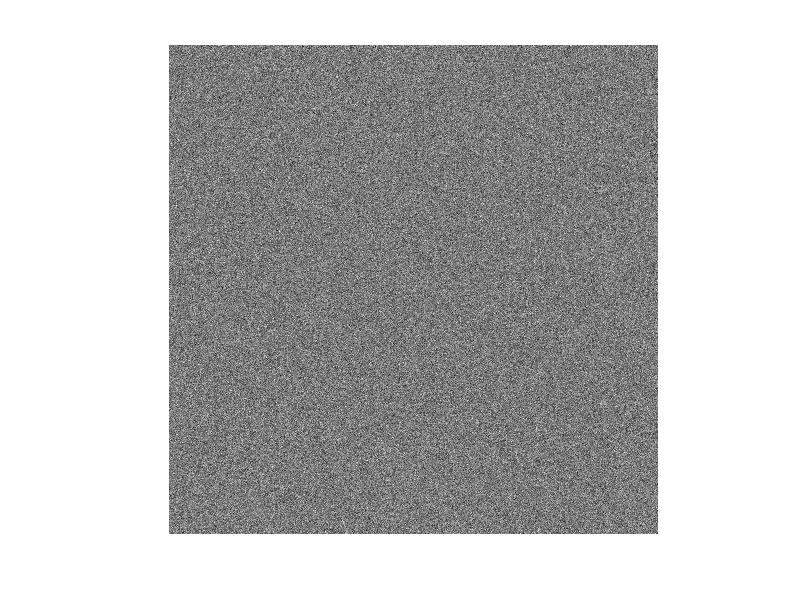
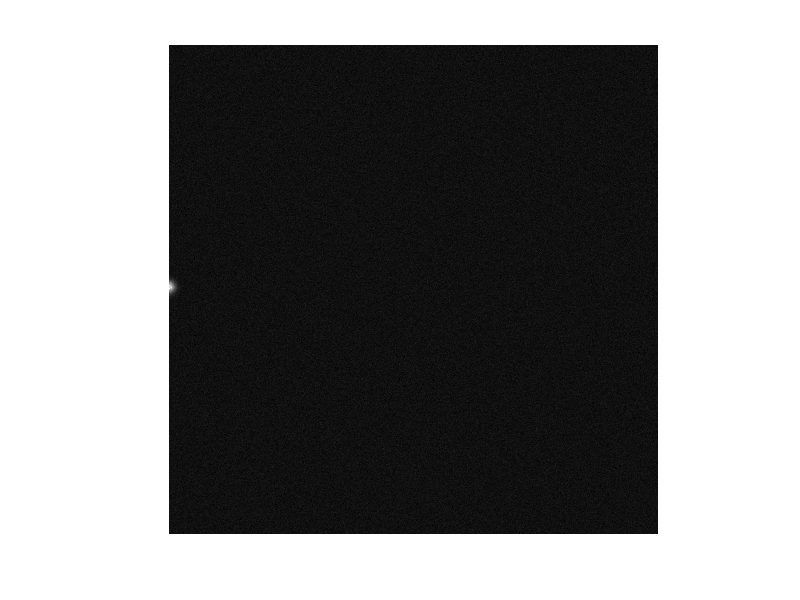
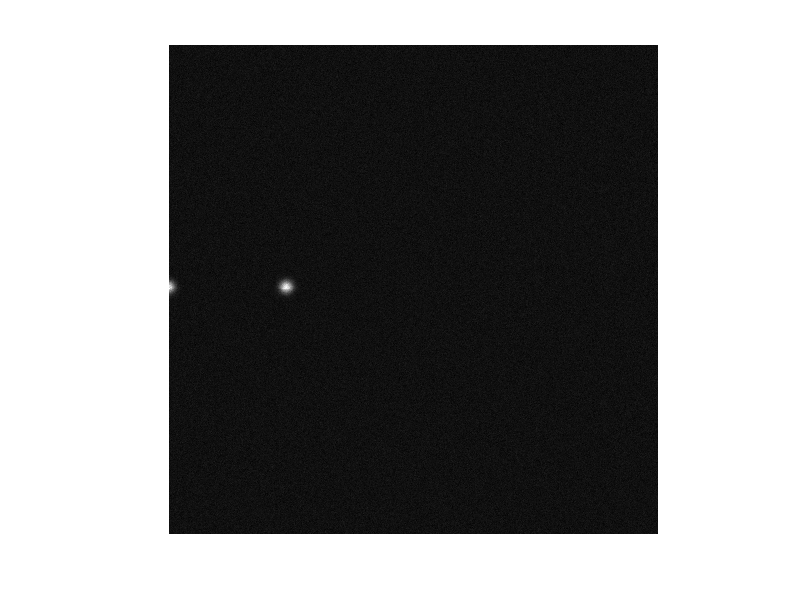
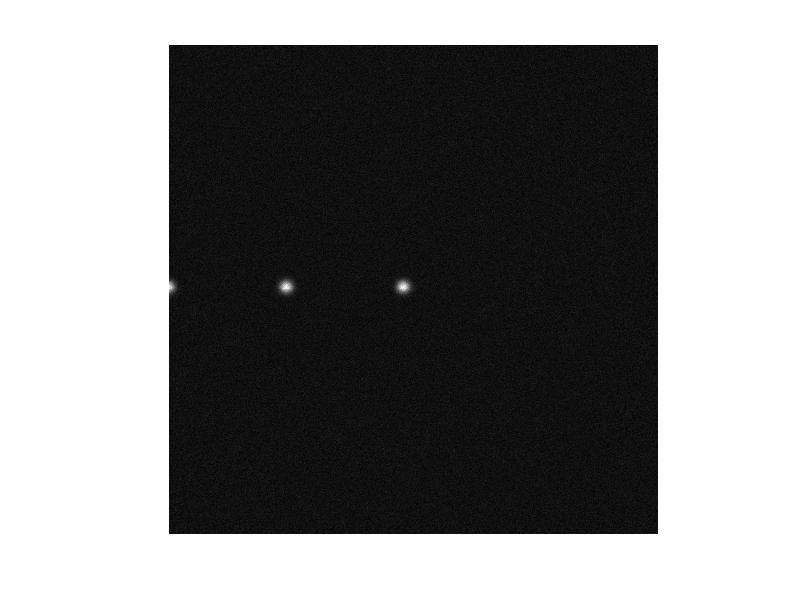

The MATLAB source for these figures, in order: (Note: this script raises an error after producing the figures.)
% asen6084_hw2v2
close all; clc; clear all;
rng(20220929);

%% Inputs
% 5 objects with photometric SNR
SNR = [ 300 ]';
nObjs = numel(SNR);
% Pixel dimensions
mxi_pxl = 500;
mxj_pxl = 500;

m = mxi_pxl * mxj_pxl;
      
% focal distance, aperture diameter, pixel variance, pixel pitch, wavelength 
f_m = 4;
D_m = 0.5;
sig_pxl = 10;
p_m = 1.5E-6;
lam_m = 500E-9;

%% 1. Create Image

% $\sigma_{\theta} - assume 6 sigma theta here assumed here
sixSigTheta_rd = asin(1.22*lam_m*f_m/D_m);

% IFOV
IFOV_rd = 2*atan(p_m/(2*f_m));

% Pixel space theta
sigPsfPixel_pxl = sixSigTheta_rd / (6*IFOV_rd);

% Tracking window params
nSigMult = 10; %<---------ADHOC, prof recommended 6 (good), 10 seems good 12, 15?
               % Note: this will change the repeatable "random" locations
               % because we feed the random number generation different
               % counts
mxiTW_pxl = 2*floor((nSigMult*sigPsfPixel_pxl)/2)+1;
mxjTW_pxl = 2*floor((nSigMult*sigPsfPixel_pxl)/2)+1;
mTW = mxjTW_pxl * mxiTW_pxl;

% Get Number of counts for each object
S = SNR .* sqrt(mTW) .* sig_pxl; % <--- tracking window mTW

% Poisson ratio, given by professor
lambda_poisson = sig_pxl^2;

% Create an image with no noise
IM_noBNoise = zeros(mxj_pxl,mxi_pxl);

% Creat an image background with poisson distribution
%  I_{b}
IM_BNoise   = poissrnd(lambda_poisson,mxi_pxl,mxj_pxl);
figure("Name","True Background Poisson Noise");
imshow(mat2gray(IM_BNoise));


% Image with objs and noise initialization
IM_BNoise_Objs = IM_BNoise; % start here

% Setup data retention for each object's own image
IM_Obj_i = repmat(IM_noBNoise,1,1,nObjs);

% RGB is the synthetic image with markers
RGB = IM_noBNoise;

% The random center coordinates [ x_c,  y_c ]
osi_pxl = zeros(nObjs,2);

nFrames = 5;

xStreak = linspace(250,250,nFrames);
yStreak = linspace(2,482,nFrames);

osi_pxl= [xStreak',yStreak'];

% Loop through objects and super position objects
% for iObj = 1 : nObjs 
iObj = 1
for iFrame = 1 : nFrames
   
   
   % Object origin randomized
%    osi_pxl(iObj,:) = [randi(mxi_pxl),randi(mxj_pxl)];

   % This object's count
   nCounts = S(iObj);

   % Create the object origin based on the counts i.e. counts= rows
%    Osi_pxl = repmat(osi_pxl(iObj,:),nCounts,1);
   Osi_pxl = repmat(osi_pxl(iFrame,:),nCounts,1);
   
   % Initialize the the objects XY coordinates based on the counts (rows)
   % % REF: a + (b-a)*sig, normal dist between a and b
   XYs1_bar = round(repmat(-sigPsfPixel_pxl,nCounts,2) + ...
      (sigPsfPixel_pxl*2) .* randn(nCounts,2) + Osi_pxl);

   % Loop through the counts and increment 
   for iCount = 1 : nCounts
      % Check if the XYcoord is bound by 500x500 image and positive
      if all([XYs1_bar(iCount,1),XYs1_bar(iCount,2)]>0) && ...
            XYs1_bar(iCount,1)<=mxi_pxl && XYs1_bar(iCount,2)<=mxj_pxl
         % Increment the value of the xy indecies (intensity)
         IM_Obj_i(XYs1_bar(iCount,1),XYs1_bar(iCount,2),iObj) = ...
            IM_Obj_i(XYs1_bar(iCount,1),XYs1_bar(iCount,2),iObj) + 1;
      end
   end

   % Super position images together
%    IM_BNoise_Objs = IM_Obj_i(:,:,iObj) + IM_BNoise_Objs;
   IM_BNoise_Objs = IM_Obj_i(:,:,iObj) + IM_BNoise;
   % Plot
   figure();
   imshow(mat2gray(IM_BNoise_Objs));
   hold;
%    pause(2.5)
end
% hold off;

% Show the syntheic image
% imshow(mat2gray(IM_BNoise_Objs));
h = gca;
h.Visible = 'on';

IM_true = mat2gray(IM_BNoise_Objs);
figure("Name","True Synthetic Image");

OsXY = [osi_pxl(:,2),osi_pxl(:,1)]; % Its a bit funky here but this lines up
RGB = insertMarker(IM_true,OsXY,"plus","Size",20,"Color","magenta");
% hax =  axes('BoxStyle','full');
% ax1 = axes('Position',[0.1 0.1 .6 .6],'Box','on');
% ax2 = axes('Position',[.35 .35 .6 .6],'Box','on');
imshow(RGB)
% imshowpair(IM_true,mat2gray(RGB),'montage');
h = gca;
h.Visible = 'on';
% xticks([0:100:1000]);
% lab = split(num2str([0:100:500,100:100:500]))
% xticklabels(lab);

%%



% %% 2. Thresholding & Clustering
% 
% % Build Image mask
% I_m = nan(size(IM_BNoise_Objs));
% nmult = 6;
% [ixb, iyb] =find( IM_BNoise_Objs <= (nmult * sig_pxl)  );
% I_m(ixb,iyb) = IM_BNoise_Objs(ixb,iyb);
% Bhat = median(I_m,"all","omitnan"); % This is the same as lambda
% %Bhat = 4*sig_pxl;
% 
% % Estimate backgound
% % IB_hat = imboxfilt(IM_true,11);
% kern_func = @(A) median(A,"all");
% % kern_func = @(A) norm(A,1);
% % kern_func = @(A) norm(A,2);
% % kern_func = @(A) norm(A,"inf");
% 
% % Here we would start to iterate over the size of the window? 
% nSigMult = 60;
% % for nSigMult = 1 : 2 : 10 % This searching which multiplier for the
% % tracking window would be good, dont forget the end
% 
% mxiTW_pxl = 2*floor((nSigMult*sigPsfPixel_pxl)/2)+1;
% mxjTW_pxl = 2*floor((nSigMult*sigPsfPixel_pxl)/2)+1;
% mTW = mxjTW_pxl * mxiTW_pxl;
% 
% % Subtract the background
% 
% % Calculate local mean
% % IB_hat = nlfilter(IM_true,[mxiTW_pxl mxjTW_pxl],kern_func);
% % IB_hat = mat2gray(IM_BNoise_Objs - kern_func(IM_BNoise_Objs));% - 100);
% % IB_hat = IM_BNoise_Objs - Bhat;
% IB_hat = IM_BNoise_Objs - Bhat;
% IB_hat =  IB_hat + min(IB_hat,[],'all')
% idxBhatLtZ = find(IB_hat<0);
% IB_hat(idxBhatLtZ) = zeros(size(idxBhatLtZ));
% 
% figure("Name","Background Subtracted Image"); imshow(mat2gray(IB_hat))
% h = gca;
% h.Visible = 'on';
% % Plots
% figure("Name","True Image next to Background Subtracted Image")
% imshowpair(mat2gray(RGB),IB_hat,'montage')
% h = gca;
% h.Visible = 'on';
% 
% % idx1 = 435
% % idx2 = 
% % IB_hat = mat2gray(IB_hat);
% stdPxlS = floor(std(IB_hat(1:mxiTW_pxl,1:mxjTW_pxl),[],"all"));
% % stdPxlS = floor(std(IB_hat,[],"all"));
% % avgPxlS = mean(IB_hat,"all");
% avgPxlS = mean(IB_hat(1:mxiTW_pxl,1:mxjTW_pxl),"all");
% medPxlS = median(IB_hat,"all");
% % medPxlS = median(IB_hat(1:mxiTW_pxl,1:mxjTW_pxl),"all");
% % IBm = im2bw(IB_hat,1-4.89*stdPxlS);
% % idxIBm = im2bw(IB_hat,avgPxlS+4.59*stdPxlS);
% 
% %--------------
% % Thresholding here
% %--------------
% % idxIBm = im2bw(mat2gray(IB_hat),1);
% % idxIBm = im2bw(IB_hat,avgPxlS);
% % idxIBm = find(IB_hat>=(stdPxlS));
% idxIBm = find(IB_hat>=(avgPxlS));
% % idxIBm = find(IB_hat>=(medPxlS));
% idxIBm = find(IB_hat>0);
% 
% 
% % IB_hat = IM_true;
% IB_hat(idxIBm) = ones(size(IB_hat(idxIBm)));
% IB_hat(~idxIBm) = zeros(size(IB_hat(~idxIBm)));
% figure("Name","Image Threshold Image"); imshow(IB_hat)
% h = gca;
% h.Visible = 'on';
% 
% % sig_n = floor(std(double(IB_hat),0,"all"));
% % idxThresh = IB_hat >= (sig_n/3);
% % IB_hat(idxThresh) = uint8(0); 
% 
% % Plots
% figure("Name","True Image next to Threshold Image")
% imshowpair(mat2gray(RGB),IB_hat,'montage')
% h = gca;
% h.Visible = 'on';
% xticks(0:100:1000);
% lab = split(num2str([0:100:500,100:100:500]));
% xticklabels(lab);
% title('Truth Image vs Threshold')
% % figure("Name","Truth Image diff with Threshold")
% % imshowpair(mat2gray(RGB),IB_hat,'diff')
% % h = gca;
% % h.Visible = 'on';
% % title('Truth Image diff Threshold')
% % figure("Name","Truth Image diff with Threshold")
% % imshowpair(mat2gray(RGB),IB_hat,'falsecolor')
% % h = gca;
% % h.Visible = 'on';
% % title('Truth Image falsecolor nlfilter()')
% 
% % end % from iterating on nSigMult for the mTW tracking window
% 
% %--------------
% % Clustering
% %--------------
% % IB_hat_flat = IB_hat(:);%IB_hat(:);
% 
% [xdetc_pxl,ydetc_pxl] = find(IB_hat);
% 
% det_coord_pxl = [xdetc_pxl,ydetc_pxl];
% disp('Detection coordinates (first few):')
% disp(det_coord_pxl(1:5,:))
% 
% % [IdxClust, C] = dbscan(det_coord_pxl,6*sigPsfPixel_pxl,80);
% [IdxClust, C] = dbscan(det_coord_pxl,6*sigPsfPixel_pxl,6);
% CentroidsHat = calc_centroids_from_clusters(ydetc_pxl,xdetc_pxl,IdxClust,IB_hat);
% 
% idxTrueMatchClust = [ 2 1 ];
% for icent = 1 : numel(CentroidsHat(:,1))
%    idxT = idxTrueMatchClust(icent);
%    thisAbsErrMag = sqrt(sum((osi_pxl(idxT,:) - CentroidsHat(icent,:)).^2));
%    fprintf('Object %d & %7.3f & %7.3f & %7.3f & %7.3f & %7.3f \n',...
%       idxT,CentroidsHat(icent,:),osi_pxl(idxT,:),thisAbsErrMag)
% %    fprintf('Object %d & %7.3f & %7.3f \\\\ \n',icent,CentroidsHat(icent,:));
% end
% fprintf('Object %d & n/a & n/a & %7.3f & %7.3f & n/a \n',...
%       1,osi_pxl(idxT,:))
% %%
% figure("Name","Clustering Results")
% scatter(xdetc_pxl,ydetc_pxl,'.k','DisplayName','All Detections');
% hold on;
% detfig = gscatter(ydetc_pxl,xdetc_pxl,IdxClust);
% % detfig(1).Color='k';
% % detfig(2).Color=[0 1 0];
% % detfig(3).Color=[0;139;69]./norm([0;139;69]);%[178;58;238]./norm([178;58;238]);
% % detfig(4).Color=[154;205;50]./norm([154;205;50]);%
% % detfig(5).Color=[102;205;0]./norm([102;205;0]);%
% 
% detfig_ax = gca;
% detfig_ax.YDir ="reverse";
% legend('Outlier','1st obj','2nd obj','3rd obj','4th obj',Location='northeast')
% xlabel(''); ylabel('')
% 
% hold on;
% 
% plot(CentroidsHat(:,2),CentroidsHat(:,1),'+g','MarkerSize',12,'LineWidth',2,'DisplayName','Est. Centroid');
% plot(osi_pxl(:,2),osi_pxl(:,1),'+m','MarkerSize',12,'LineWidth',2,'DisplayName','True Centroid');
% axis equal
% xlim([0 500])
% ylim([0 500])
% grid minor;
% 